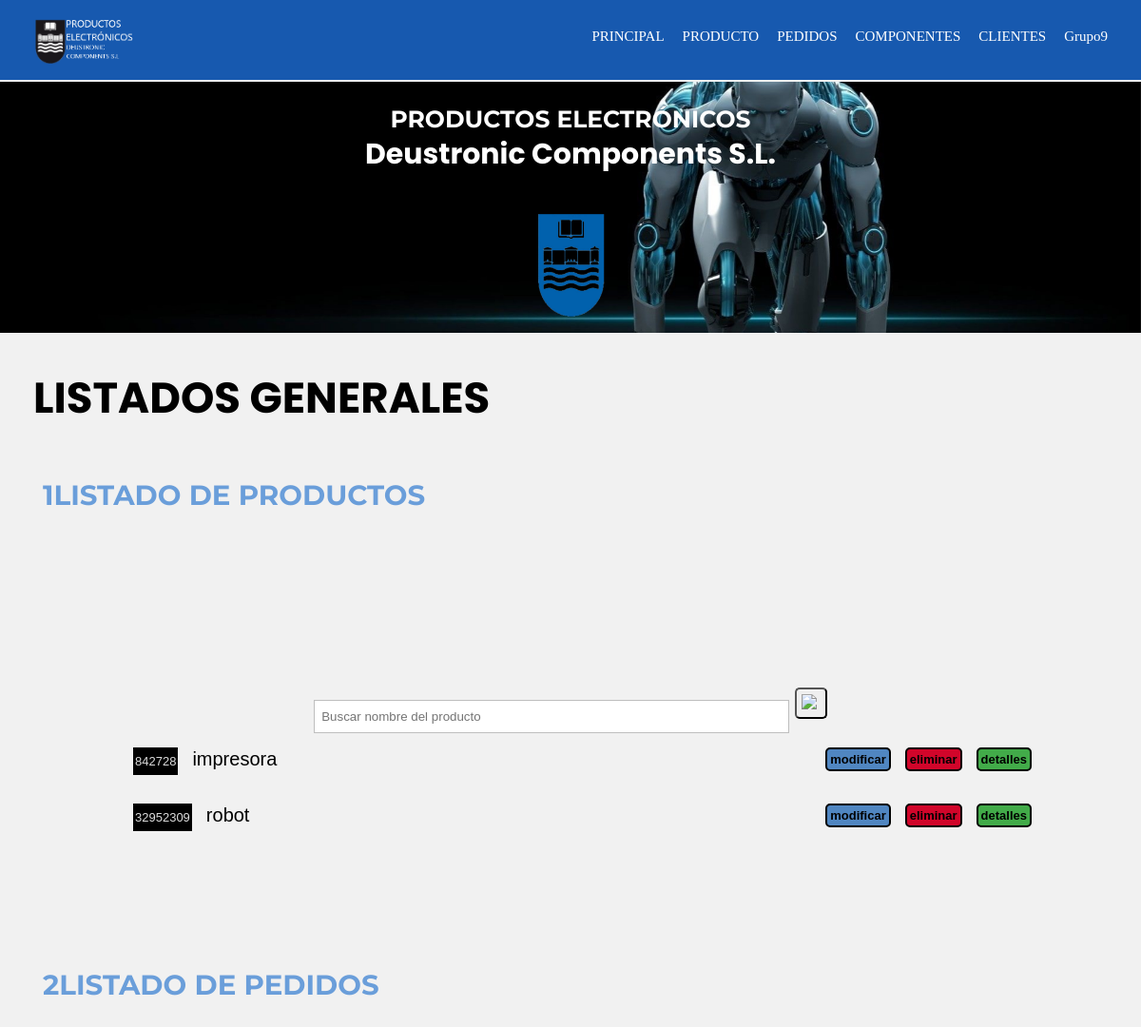
The app's page /deustronic/inicio (signed in, upper part), older data.
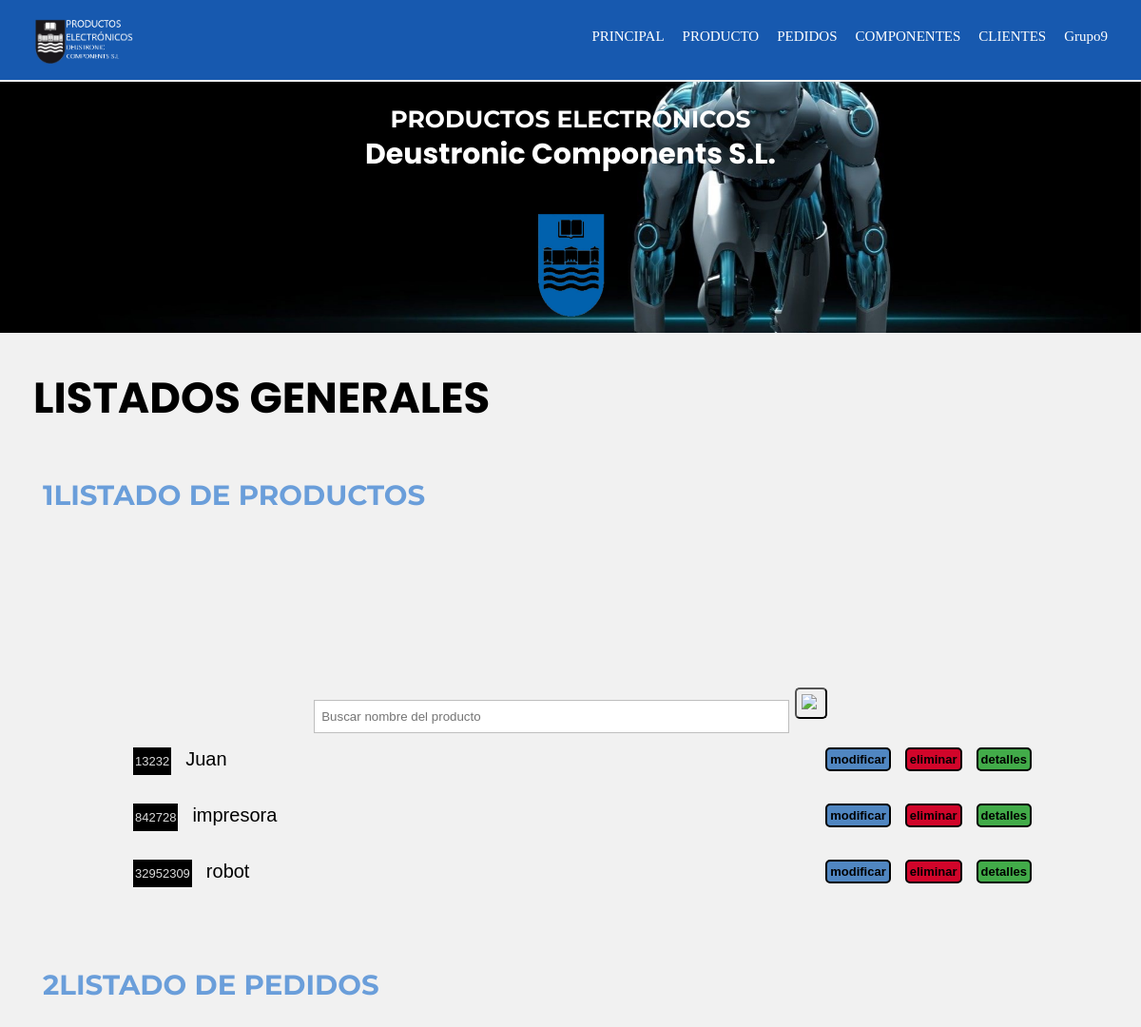
The same page, newer data.
### deustronic/models.py (models this page shows, shortened)
class Producto(models.Model):
    referencia = models.IntegerField(primary_key=True)
    nombre = models.CharField(max_length = 45)
    categoria = models.CharField(max_length=25)
    componente = models.ManyToManyField(Componente)
    descripcion = models.CharField(max_length=255)
    precio = models.FloatField()
    imagen = models.ImageField(upload_to = 'deustronic/static/img/productos', blank = True, null = True, verbose_name='imagen')

### deustronic/views.py (the view)
# urls.py: path('inicio', views.inicio, name='base'),
def inicio(request):
    producto = get_list_or_404(Producto);
    cliente = get_list_or_404(Cliente);
    componente = get_list_or_404(Componente);
    pedido = get_list_or_404(Pedido)
    context = {
        'productos': producto,
        'clientes': cliente,
        'pedidos': pedido,
        'componentes': componente
    }
    return render(request, "pagPrincipal.html", context)

### deustronic/templates/pagPrincipal.html (shortened to what this page needs)
{% extends "base.html" %}
{% load static %}
{% block tituloPrincipal %}
    <div id="cabecera-pag-princ">
        <div id="titulo">
            <h1>PRODUCTOS ELECTRÓNICOS</h1>
            <h2>Deustronic Components S.L.</h2>
            <img src="{% static 'IMG/deusto-logo-azul.png' %}" alt="Logo" width="150px" height="150px">
        </div>
    </div>
{% endblock %}
{% block content %}
    <header>
        <h2>LISTADOS GENERALES</h2>
    </header>
    {% if user.is_authenticated %}
        <article class="listados" id="listadosIzq">
            <header>
                <h3><span>1</span>LISTADO DE PRODUCTOS</h3>
            </header>
            <div class="listadosContenido">
                <div class="busqueda">
                    <form class="busqueda" id="formularioBusqueda" method="post" action="buscarProducto/">
                        <input class="input" type="text" name="lupa" class="search-query" placeholder="Buscar nombre del producto">
                        <button class="boton" type="submit"><img src="{% static 'IMG/lupa.png' %}" alt="Lupa"></button>
                    </form>
                </div>
                {% if productos %}
                    <ul>
                        {% for producto in productos %}
                            <li>
                                <span>{{producto.pk}}</span>{{producto.nombre}}
                                {% if perms.appGestionDePedidos.view_producto %}
                                    <a class="detalles" href="http://127.0.0.1:8000/deustronic/detalleProducto/{{producto.pk}}/">detalles</a>
                                {% endif %}
                                {% if perms.appGestionDePedidos.delete_producto %}
                                    <a class="eliminar" href="http://127.0.0.1:8000/deustronic/eliminarProducto/{{producto.pk}}/">eliminar</a>
                                {% endif %}
                                {% if perms.appGestionDePedidos.change_producto %}
                                    <a class="modificar" href="http://127.0.0.1:8000/deustronic/modificarProducto/{{producto.pk}}/">modificar</a>
                                {% endif %}
                            </li>
                        {% endfor %}
                    </ul>
                {% else %}
                    <h4>No existen productos en Deustronic Components S.L.</h4>
                    {% if perms.appGestionDePedidos.add_producto %}
                        <p>Para añadir un producto haga click <a class="añadir" href="{% url 'anyadirProducto' %}">aquí</a></p>
                    {% endif %}
                {% endif %}
            </div>
        </article>
        <article class="listados" id="listadosDcha">
            <header>
                <h3><span>2</span>LISTADO DE PEDIDOS</h3>
            </header>
            <div class="listadosContenido">
            </div>
        </article>
    {% endif %}
{% endblock %}

Row changes from the older to the newer data that the page shows:
added Producto: pk "13232", nombre "Juan"
